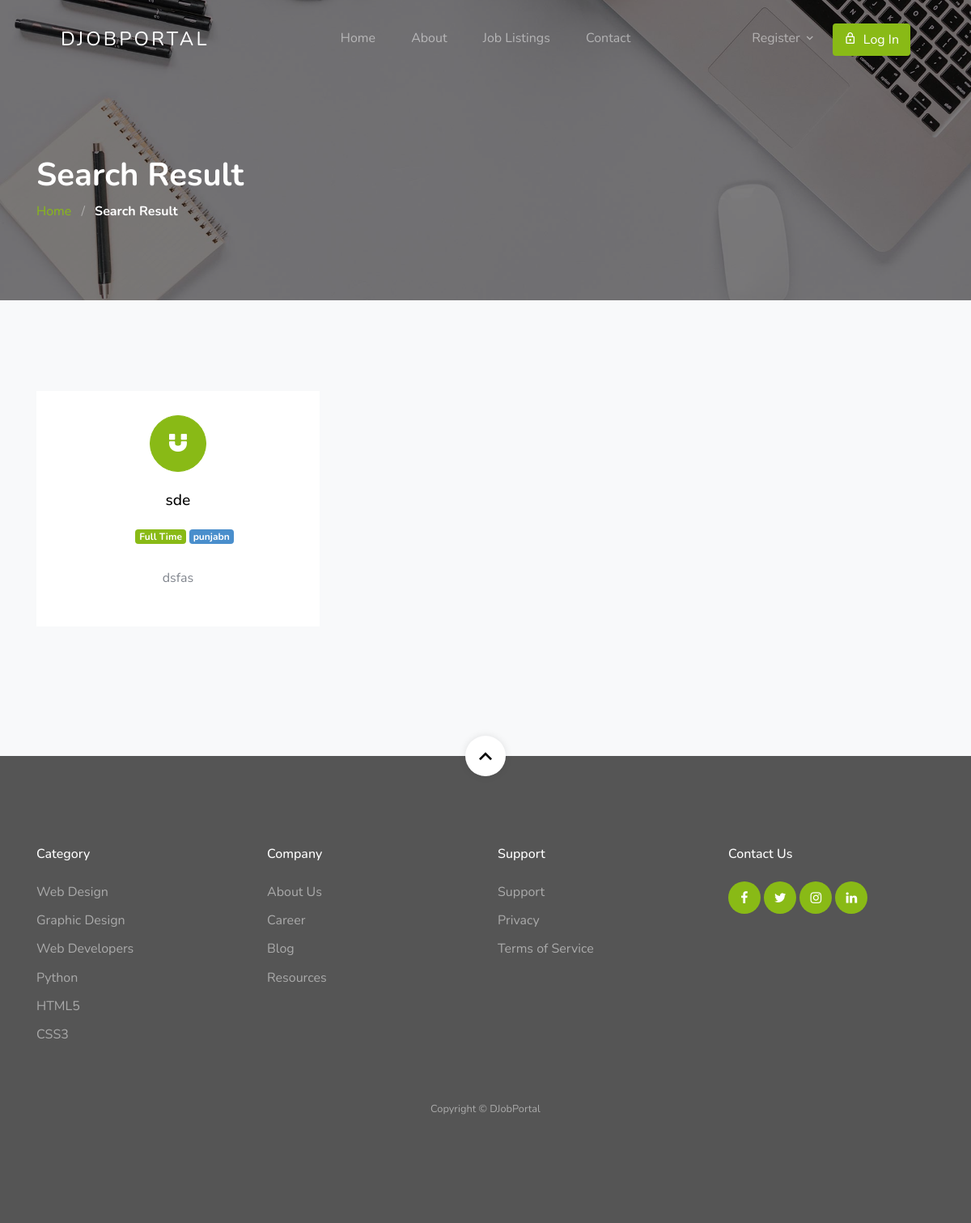
Page /result/ on the committed database.
### jobapp/models.py (models this page shows, shortened)
class Job(models.Model):
    user = models.ForeignKey(User, related_name='User', on_delete=models.CASCADE)
    title = models.CharField(max_length=300)
    description = RichTextField()
    tags = TaggableManager()
    location = models.CharField(max_length=300)
    job_type = models.CharField(choices=JOB_TYPE, max_length=1)
    category = models.ForeignKey(Category,related_name='Category', on_delete=models.CASCADE)
    salary = models.CharField(max_length=30, blank=True)
    company_name = models.CharField(max_length=300)
    company_description = RichTextField(blank=True, null=True)
    url = models.URLField(max_length=200)
    last_date = models.DateField()
    is_published = models.BooleanField(default=False)
    is_closed = models.BooleanField(default=False)
    timestamp = models.DateTimeField(auto_now=True)

### jobapp/views.py (the view)
# urls.py: path('result/', views.search_result_view, name='search_result'),
def search_result_view(request):
    job_list = Job.objects.order_by('-timestamp')
    if 'job_title_or_company_name' in request.GET:
        job_title_or_company_name = request.GET['job_title_or_company_name']
        if job_title_or_company_name:
            job_list = job_list.filter(title__icontains=job_title_or_company_name) | job_list.filter(
                company_name__icontains=job_title_or_company_name)
    if 'location' in request.GET:
        location = request.GET['location']
        if location:
            job_list = job_list.filter(location__icontains=location)
    if 'job_type' in request.GET:
        job_type = request.GET['job_type']
        if job_type:
            job_list = job_list.filter(job_type__iexact=job_type)
    paginator = Paginator(job_list, 10)
    page_number = request.GET.get('page')
    page_obj = paginator.get_page(page_number)
    context = {
        'page_obj': page_obj,
    }
    return render(request, 'jobapp/result.html', context)

### template/jobapp/result.html (shortened to what this page needs)
{% extends 'base.html' %}
{% load static %}
{% block content %}
<section class="section-hero overlay inner-page bg-image" style="background-image: url('{% static 'images/hero_1.jpg' %}');"
  id="home-section">
  <div class="container">
    <div class="row">
      <div class="col-md-7">
        <h1 class="text-white font-weight-bold">Search Result</h1>
        <div class="custom-breadcrumbs">
          <a href="{% url 'jobapp:home' %}">Home</a> <span class="mx-2 slash">/</span>
          <span class="text-white"><strong>Search Result</strong></span>
        </div>
      </div>
    </div>
  </div>
</section>
<section class="site-section services-section bg-light block__62849" id="next-section">
  <div class="container">
    <div class="row">
      {% for job in page_obj %}
      <div class="col-6 col-md-6 col-lg-4 mb-4 mb-lg-5">
        <a href="{% url 'jobapp:single-job' job.id %}" class="block__16443 min-h text-center d-block">
          <span class="custom-icon mx-auto"><span class="icon-magnet d-block"></span></span>
          <h3>{{ job.title }}</h3>
          <ul class="job-listing-meta list-unstyled pl-3 mb-0">
            <li class="menu-fix mb-2">
              {% if job.job_type == '1' %}
              <span class="badge badge-primary">
                Full Time
              </span>
              {% elif job.job_type == '2'%}
              <span class="badge badge-danger">
                Part Time
              </span>
              {% else  %}
              <span class="badge badge-info">
                Internship
              </span>
              {% endif %}</li>
            <li class="badge badge-secondary menu-fix mb-2"> {{ job.location }}</li>
          </ul>
          <p>{{ job.description | safe | truncatechars:100}}</p>
        </a>
      </div>
      {% endfor %}
    </div>
  </div>
</section>
{% endblock content %}

### static/css/style.css (style rules this page uses)
body { font-weight: 400; font-size: 1rem; line-height: 1.7; position: relative; }
body:after { content: ""; position: absolute; top: 0; left: 0; right: 0; bottom: 0; background: rgba(0, 0, 0, 0.7); z-index: 100; opacity: 0; visibility: hidden; -webkit-transition: .3s all ease; -o-transition: .3s all ease; transition: .3s all ease; }
h1, h2, h3, h4 { color: #000; }
.site-section { padding-top: 7rem; padding-bottom: 7rem; position: relative; z-index: 2; }
.bg-image { background-size: cover; background-position: center center; background-repeat: no-repeat; }
.custom-breadcrumbs a { color: #89ba16; }
.custom-breadcrumbs .slash { color: rgba(255, 255, 255, 0.4); }
.section-hero, .section-hero > .container > .row { height: 100vh; min-height: 900px; }
.section-hero.inner-page, .section-hero.inner-page > .container > .row { height: auto; min-height: auto; padding-top: 6em; padding-bottom: 3em; }
.section-hero.overlay, .section-hero.overlay-2 { position: relative; }
.section-hero.overlay:before, .section-hero.overlay-2:before { z-index: 1; position: absolute; content: ""; top: 0; left: 0; right: 0; bottom: 0; background: rgba(0, 0, 0, 0.5); }
.section-hero > .container { z-index: 2; position: relative; }
.block__62849 .block__16443 { background: #fff; padding: 30px; -webkit-transition: .3s all ease; -o-transition: .3s all ease; transition: .3s all ease; top: 0; position: relative; text-decoration: none; }
.block__62849 .block__16443 .custom-icon { display: block; position: relative; width: 70px; height: 70px; border-radius: 50%; border: 1px solid #89ba16; background: #89ba16; margin-bottom: 1.5rem; -webkit-transition: .3s all ease; -o-transition: .3s all ease; transition: .3s all ease; }
.block__62849 .block__16443 .custom-icon:before { display: none; border-radius: 50%; position: absolute; left: 50%; top: 50%; -webkit-transform: translate(-50%, -50%); -ms-transform: translate(-50%, -50%); transform: translate(-50%, -50%); content: ""; width: 90px; height: 90px; border: 1px solid rgba(137, 186, 22, 0.2); }
.block__62849 .block__16443 [class^="icon-"], .block__62849 .block__16443 [class^="flaticon-"] { font-size: 1.6rem; color: #fff; position: absolute; top: 50%; left: 50%; -webkit-transform: translate(-50%, -50%); -ms-transform: translate(-50%, -50%); transform: translate(-50%, -50%); -webkit-transition: 0.3s all cubic-bezier(0.66, 0.2, 0.48, 0.9); -o-transition: 0.3s all cubic-bezier(0.66, 0.2, 0.48, 0.9); transition: 0.3s all cubic-bezier(0.66, 0.2, 0.48, 0.9); }
.block__62849 .block__16443 h3 { font-size: 1.2rem; margin-bottom: 1.2rem; }
.block__62849 .block__16443 p { color: #7f848c; }
.min-h { min-height: 100%; }
.menu-fix { display: inline-block }
.badge-primary { color: #fff; }
.badge-secondary { color: #fff; background-color: #498ecc; }

### rows in the picture
Job: title "sde", job_type "Full Time", location "punjabn", description "dsfas"
